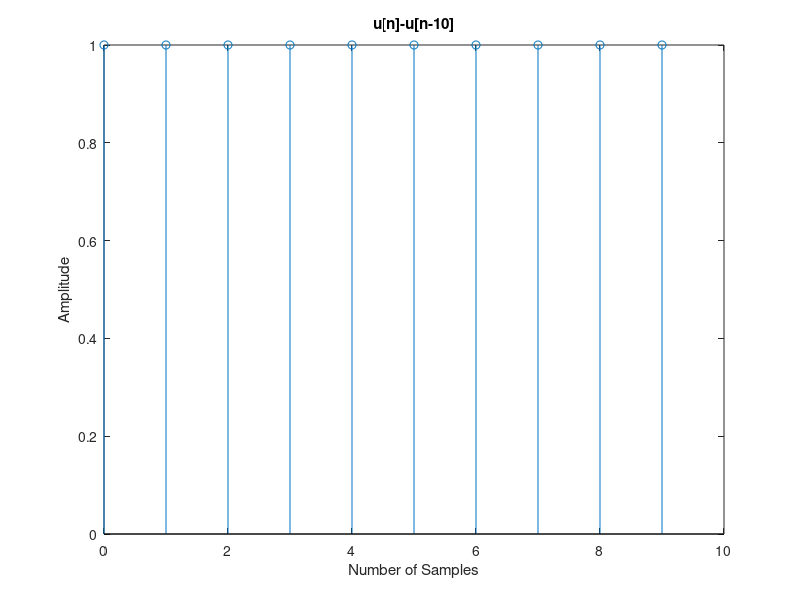
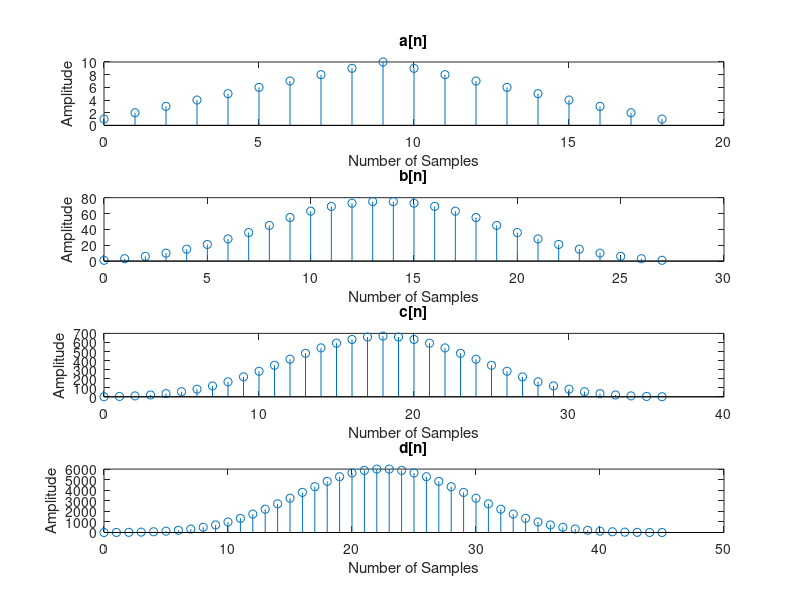

Recreate these plots in MATLAB, in order.
%Zhengda Li
%McMaster University
%400324486

clc;
clear;
close all;

N = 10; %number of samples
t = (-N:1:N); %step

u1 = t>=0;
u2 = t>=10;
x = u1-u2;
x(x==0)=[];%remove zeros
t_x=0:1:length(x)-1;
figure(1);
stem(t_x,x);
ylabel('Amplitude');
xlabel('Number of Samples');
title('u[n]-u[n-10]');

a=conv(x,x);
b=conv(a,x);
c=conv(b,x);
d=conv(c,x);
t_a=0:1:length(a)-1;
t_b=0:1:length(b)-1;
t_c=0:1:length(c)-1;
t_d=0:1:length(d)-1;
figure(2);
subplot(4,1,1);
stem(t_a,a);
ylabel('Amplitude');
xlabel('Number of Samples');
title('a[n]');
subplot(4,1,2);
stem(t_b,b);
ylabel('Amplitude');
xlabel('Number of Samples');
title('b[n]');
subplot(4,1,3);
stem(t_c,c);
ylabel('Amplitude');
xlabel('Number of Samples');
title('c[n]');
subplot(4,1,4);
stem(t_d,d);
ylabel('Amplitude');
xlabel('Number of Samples');
title('d[n]');
